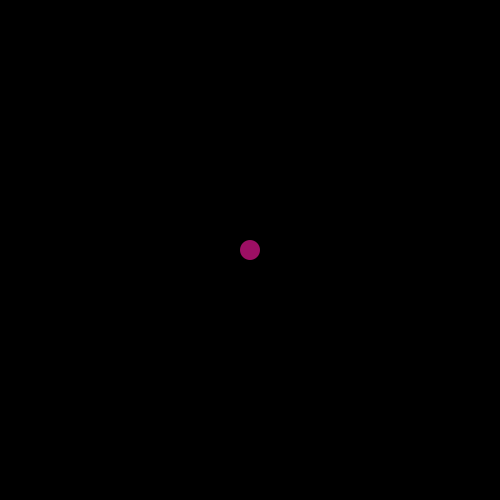
Frame 1 (no input)
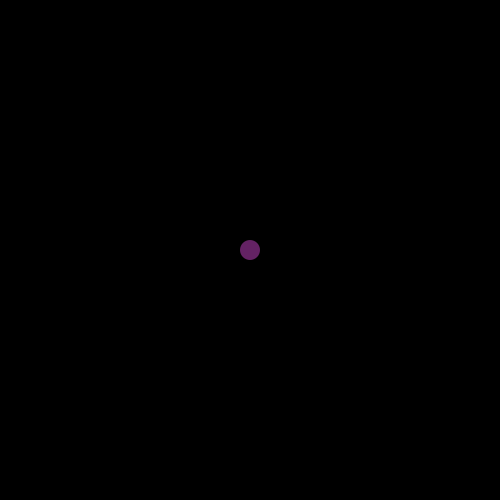
Frame 60 (the mouse pressed at the canvas centre just before this capture)
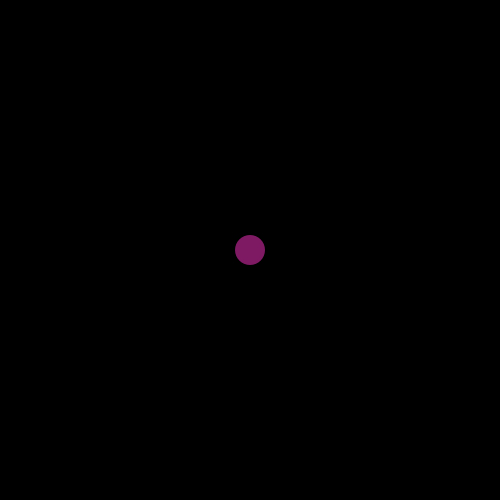
Frame 120 (the mouse held since frame 60 and released just before this capture)

The Processing sketch that drew these frames (run headless with seeded random() and noise(); from frame 60 on, the mouse is pressed at the canvas centre):

// Processing sketch: processing_64280
// ── processing_64280.pde

float xPos = random(255);
float yPos = random(255);
int big = 20;


void setup() {
  size(500, 500);
  smooth();
}

void draw() {
  noStroke();
  background(0);
  fill(random(xPos), random(yPos), 100);
  ellipse(width/2, height/2, big, big);
}

void mousePressed() {

  big = big +10;
}

void keyPressed() {

  big=0;

}
